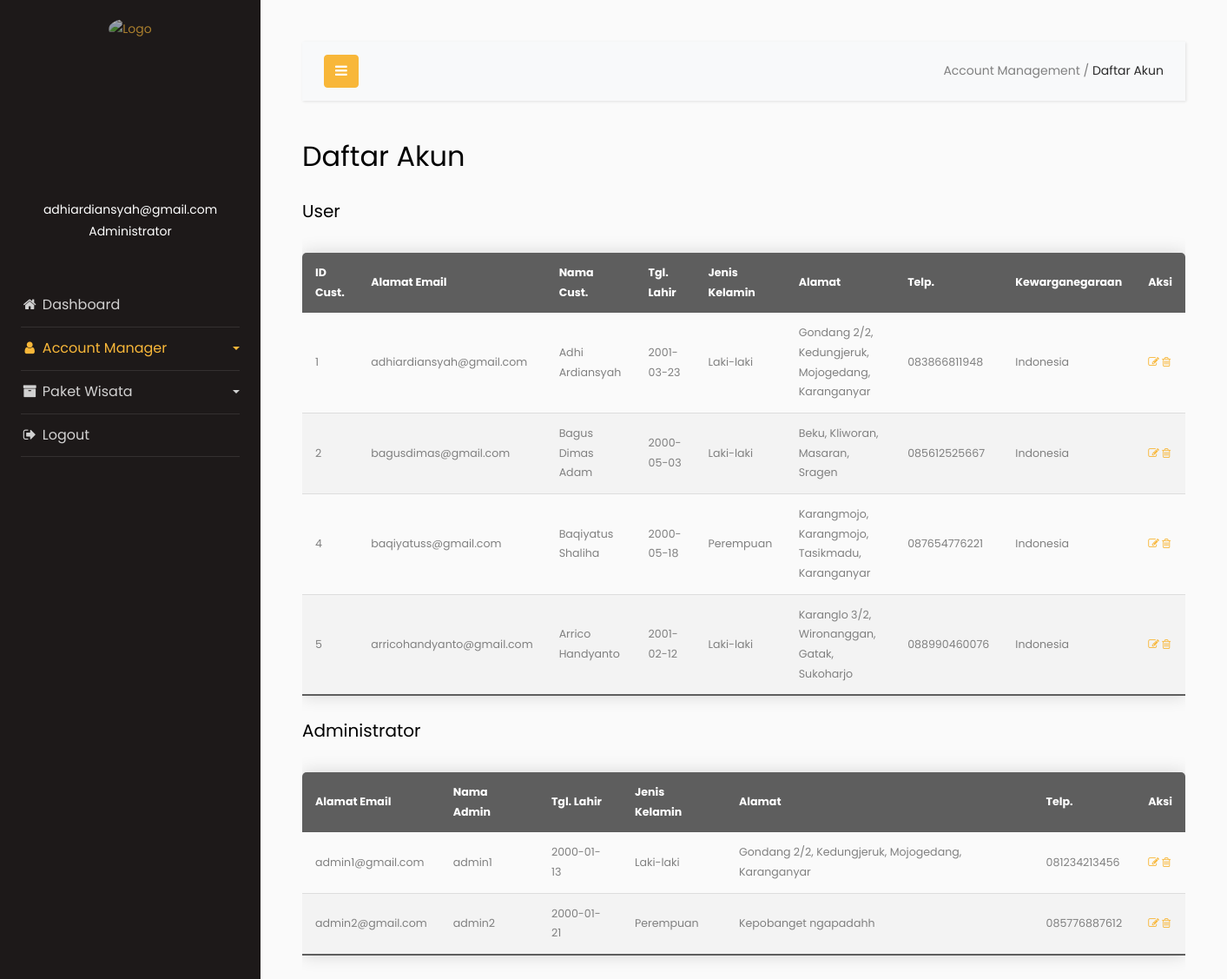
Page /ayodolan/ayodolan-admin/admin/daftar-akun.php (signed in) on the committed database.
### tables this page shows
CREATE TABLE `pendaftaran` (
  `id_pelanggan` int(8) NOT NULL,
  `email_pelanggan` varchar(50) NOT NULL,
  `nama_pelanggan` varchar(30) NOT NULL,
  `tglLahir_pelanggan` date NOT NULL,
  `kelamin_pelanggan` varchar(9) NOT NULL,
  `alamat_pelanggan` text NOT NULL,
  `telp_pelanggan` varchar(14) NOT NULL,
  `kewarganegaraan` varchar(20) NOT NULL,
  `kataSandi_pelanggan` varchar(255) NOT NULL
);

CREATE TABLE `pendaftaran_admin` (
  `email_admin` varchar(50) NOT NULL,
  `nama_admin` varchar(30) NOT NULL,
  `tglLahir_admin` date NOT NULL,
  `kelamin_admin` varchar(9) NOT NULL,
  `alamat_admin` text NOT NULL,
  `telp_admin` varchar(14) NOT NULL,
  `kataSandi_admin` varchar(15) NOT NULL
);

### ayodolan/ayodolan-admin/admin/daftar-akun.php (the view, shortened to what this page needs)
<!doctype html>
<html lang="en">
  <head>
		<link rel="stylesheet" href="https://stackpath.bootstrapcdn.com/font-awesome/4.7.0/css/font-awesome.min.css">
    <link rel="stylesheet" href="css/style.css">
  </head>
  <body>
		<div class="wrapper d-flex align-items-stretch">
			<nav id="sidebar">
        <div class="logo-brand" style="text-align: center; padding-top: 20px;">
            <a href="index.php"><img src="images/branding-logo.png" alt="Logo" style="opacity: .8; width: 85%;"></a>
        </div>
				<div class="p-4 pt-5">
          <div class="user">
            <a href="" class="img logo rounded-circle mb-5" style="background-image: url(images/user-2-icon.png); margin-bottom: 0px !important;"></a>
          </div>
          <div class="user" style="padding-top: 15px;">
            <p align="center">
              <?php echo $_SESSION['username']; ?><br>
              Administrator
            </p>
          </div>
	        <ul class="list-unstyled components mb-5" style="margin-top: 3rem !important;">
	          <li>
	            <a href="index.php"><i class="fa fa-fw fa-home"></i> Dashboard</a>
	          </li>
	          <li class="active">
              <a href="#pageSubmenu" data-toggle="collapse" aria-expanded="false" class="dropdown-toggle">
                <i class="fa fa-fw fa-user"></i> Account Manager
              </a>
	          </li>
	          <li>
              <a href="#homeSubmenu" data-toggle="collapse" aria-expanded="false" class="dropdown-toggle">
                <i class="fa fa-fw fa-archive"></i> Paket Wisata
              </a>
	          </li>
	          <li>
              <a href="logout.php"><i class="fa fa-fw fa-sign-out"></i> Logout</a>
	          </li>
	        </ul>
	      </div>
    	</nav>
      <div id="content" class="p-4 p-md-5">
        <nav class="navbar navbar-expand-lg navbar-light bg-light">
          <div class="container-fluid">
            <button type="button" id="sidebarCollapse" class="btn btn-primary">
              <i class="fa fa-bars"></i>
            </button>
            <div class="collapse navbar-collapse" id="navbarSupportedContent">
              <ul class="nav navbar-nav ml-auto">
                <li class="nav-item active">
                  <a>Account Management / </a>
                  <a href="daftar-akun.php" style="color: #292929;">Daftar Akun</a>
                </li>
              </ul>
            </div>
          </div>
        </nav>
        <h2 class="mb-4">Daftar Akun</h2>
          <h5>User</h5>
            <?php
              require('config.php');
              $sql = "SELECT * FROM pendaftaran";
              $result = mysqli_query($conn, $sql);
              if($result->num_rows > 0) {
                  echo "<div style='overflow-x:auto;'><table class='content-table'>
                  <thead>
                    <tr>
                      <th>ID Cust.</th>
                      <th>Alamat Email</th>
                      <th>Nama Cust.</th>
                      <th>Tgl. Lahir</th>
                      <th>Jenis Kelamin</th>
                      <th>Alamat</th>
                      <th>Telp.</th>
                      <th>Kewarganegaraan</th>
                      <th>Aksi</th>
                    </tr>
                  </thead>";
                  while($row = $result -> fetch_assoc()){
                      echo "<tr><td>" . $row["id_pelanggan"]. "</td>
                      <td>" . $row["email_pelanggan"]. "</td>
                      <td>" . $row["nama_pelanggan"]. "</td>
                      <td>" . $row["tglLahir_pelanggan"]. "</td>
                      <td>" . $row["kelamin_pelanggan"]. "</td>
                      <td>" . $row["alamat_pelanggan"]. "</td>
                      <td>" . $row["telp_pelanggan"]. "</td>
                      <td>" . $row["kewarganegaraan"]. "</td>
                      <td>
                      <a href='edit-user.php?target=".$row["id_pelanggan"]."'> <i class='fa fa-pencil-square-o'></i>
                      <a href=hapus-user.php?id=".$row["id_pelanggan"]." onclick=\"return confirm('Apakah anda yakin untuk menghapus?')\"><i class='fa fa-trash-o'></i></a>
                      </td>
                  </tr>";
                    }
                  echo "</table></div>";
              } else {
                  echo "Tidak ada data";
              }
            ?>
          <h5>Administrator</h5>
            <?php
                require('config.php');
                $sql = "SELECT * FROM pendaftaran_admin";
                $result = mysqli_query($conn, $sql);
                if($result->num_rows > 0) {
                    echo "<div style='overflow-x:auto;'><table class='content-table'>
                    <thead>
                      <tr>
                        <th>Alamat Email</th>
                        <th>Nama Admin</th>
                        <th>Tgl. Lahir</th>
                        <th>Jenis Kelamin</th>
                        <th>Alamat</th>
                        <th>Telp.</th>
                        <th>Aksi</th>
                      </tr>
                    </thead>";
                    while($row = $result -> fetch_assoc()){
                        echo "<tr><td>" . $row["email_admin"]. "</td>
                        <td>" . $row["nama_admin"]. "</td>
                        <td>" . $row["tglLahir_admin"]. "</td>
                        <td>" . $row["kelamin_admin"]. "</td>
                        <td>" . $row["alamat_admin"]. "</td>
                        <td>" . $row["telp_admin"]. "</td>
                        <td>
                        <a href='edit-admin.php?target=".$row["email_admin"]."'> <i class='fa fa-pencil-square-o'></i>
                        <a href=hapus-admin.php?id=".$row["email_admin"]." onclick=\"return confirm('Apakah anda yakin untuk menghapus?')\"><i class='fa fa-trash-o'></i></a>
                        </td>
                    </tr>";
                      }
                    echo "</table></div>";
                } else {
                    echo "Tidak ada data";
                }
              ?>
      </div>
		</div>
  </body>
</html>

### rows in the picture
pendaftaran: id_pelanggan "1", email_pelanggan "adhiardiansyah@gmail.com", nama_pelanggan "Adhi Ardiansyah", tglLahir_pelanggan "2001-03-23", kelamin_pelanggan "Laki-laki", alamat_pelanggan "Gondang 2/2, Kedungjeruk, Mojogedang, Karanganyar", telp_pelanggan "083866811948", kewarganegaraan "Indonesia"
pendaftaran: id_pelanggan "2", email_pelanggan "bagusdimas@gmail.com", nama_pelanggan "Bagus Dimas Adam", tglLahir_pelanggan "2000-05-03", kelamin_pelanggan "Laki-laki", alamat_pelanggan "Beku, Kliworan, Masaran, Sragen", telp_pelanggan "085612525667", kewarganegaraan "Indonesia"
pendaftaran: id_pelanggan "4", email_pelanggan "baqiyatuss@gmail.com", nama_pelanggan "Baqiyatus Shaliha", tglLahir_pelanggan "2000-05-18", kelamin_pelanggan "Perempuan", alamat_pelanggan "Karangmojo, Karangmojo, Tasikmadu, Karanganyar", telp_pelanggan "087654776221", kewarganegaraan "Indonesia"
pendaftaran: id_pelanggan "5", email_pelanggan "arricohandyanto@gmail.com", nama_pelanggan "Arrico Handyanto", tglLahir_pelanggan "2001-02-12", kelamin_pelanggan "Laki-laki", alamat_pelanggan "Karanglo 3/2, Wironanggan, Gatak, Sukoharjo", telp_pelanggan "088990460076", kewarganegaraan "Indonesia"
pendaftaran_admin: email_admin "admin1@gmail.com", nama_admin "admin1", tglLahir_admin "2000-01-13", kelamin_admin "Laki-laki", alamat_admin "Gondang 2/2, Kedungjeruk, Mojogedang, Karanganyar", telp_admin "081234213456"
pendaftaran_admin: email_admin "admin2@gmail.com", nama_admin "admin2", tglLahir_admin "2000-01-21", kelamin_admin "Perempuan", alamat_admin "Kepobanget ngapadahh", telp_admin "085776887612"

### other values in the picture
$_SESSION['username'] "adhiardiansyah@gmail.com"
